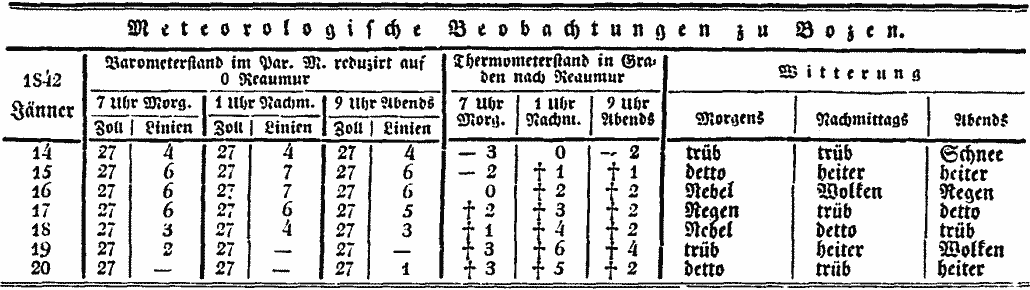
#> input picture OCR/segmentation_for_OCR/01-21-1842.png, 1030 x 290 px, given in place of datafield_5.png, which was not available; the run also reads 1 picture not shown here
$ python data_field_segmentation_BZ.py
#> lines starting #> are read from the running program, lines starting #| are printed output that depends on the picture; after the words box and inside, x2 and y2 are one past the last pixel; in counts of white or black regions, pixels touching at a corner belong together; pictures that were not available may be replaced by others from this repository, and a replacement may not be noted
#!/usr/bin/env python
# coding: utf-8

# # Data Field Segmentation for Optical Character Recognition (OCR)

# **Python** version: 3.7.7
# **OpenCV** version: 4.3.0.36
# **numpy** version: 1.19.2
# **matplotlib** version: 3.2.2

# This Python Jupyter notebook presents some basic image processing techniques useful for the segmentation of data fields into images representing individual characters (e.g. digits).
# It uses example data fields extracted from a weather table from the [Bozner Zeitung]( https://digital.tessmann.it/tessmannDigital/Zeitungsarchiv/Monatsuebersicht/Zeitung/2/1842;jsessionid=6134EF3892401068CFB26FE42CBC1E64) and illustrates the deterministic steps required for data field segmentation.

# The required libraries are imported:

# In[1]:


import cv2
import numpy as np
import matplotlib.pyplot as plt


# Some example datafields are loaded and plotted:

# In[2]:


img_rgb_2_0 = cv2.imread("segmentation_data_fields/2_character_number/datafield_5.png")
#> img_rgb_2_0 is the input picture: shape (290, 1030, 3); min 8, max 254, mean 209
img_rgb_2_1 = cv2.imread("segmentation_data_fields/2_character_number/datafield_9.png")
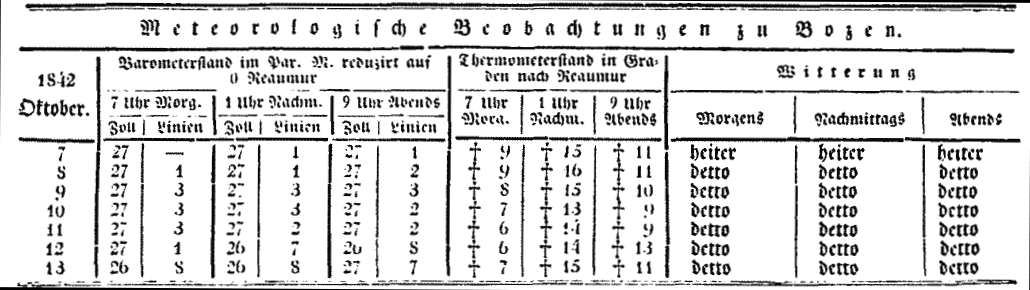
#> input picture OCR/segmentation_for_OCR/weather_table.png, 1030 x 290 px, given in place of datafield_9.png, which was not available
#> img_rgb_2_1 is the input picture: shape (290, 1030, 3); min 0, max 255, mean 219.7
img_rgb_3_0 = cv2.imread("segmentation_data_fields/3_character_number/datafield_3.png")
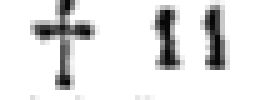
#> input picture OCR/segmentation_for_OCR/segmentation_data_fields/3_character_number/datafield_3.png, 51 x 20 px (shown 5 times larger)
#> img_rgb_3_0 is the input picture: shape (20, 51, 3); min 8, max 255, mean 225.9
img_rgb_3_1 = cv2.imread("segmentation_data_fields/3_character_number/datafield_56.png")

plt.figure(figsize=(10,3))
plt.subplot(3,2,1)
plt.imshow(img_rgb_2_0, cmap="gray")
plt.title("2 characters")
plt.subplot(3,2,2)
plt.imshow(img_rgb_2_1, cmap="gray")
plt.title("2 characters")
plt.subplot(3,2,5)
plt.imshow(img_rgb_3_0, cmap="gray")
plt.title("3 characters")
plt.subplot(3,2,6)
plt.imshow(img_rgb_3_1, cmap="gray")
plt.title("3 characters")
plt.show()


# ## Segmentation of a data field containing 2 characters

# The data field to be segmented has to be preprocessed. We need to subject it to thresholding and binarization, in order to extract the relevant contours.

# In[3]:


img_rgb = img_rgb_2_1

gray_img = cv2.cvtColor(img_rgb, cv2.COLOR_BGR2GRAY)
ret, thr = cv2.threshold(gray_img, 105, 255, cv2.THRESH_BINARY)
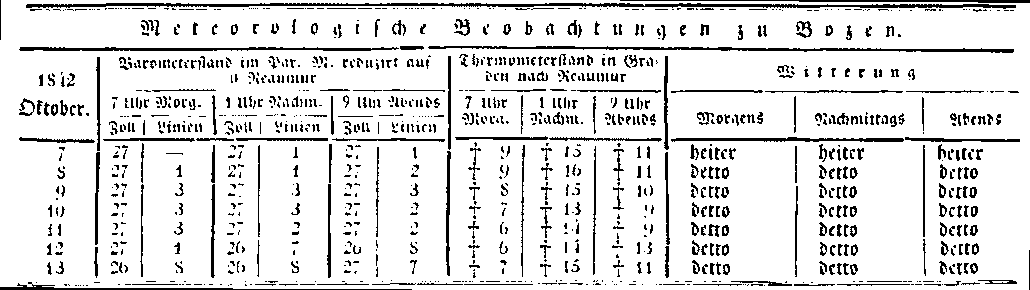
#> thr: shape (290, 1030); 88.1% white; black in thin lines or dots
thr_inv= cv2.bitwise_not(thr)
#> thr_inv: shape (290, 1030); 11.9% white in thin lines or dots

plt.figure(figsize=(5,5))
plt.imshow(thr_inv, cmap="gray")
plt.show()


# We extract the x- and y-coordinates of the points that constitute the contours of each structure.

# In[4]:


contours, hierarchy = cv2.findContours(thr_inv, cv2.RETR_EXTERNAL, cv2.CHAIN_APPROX_SIMPLE)
#> contours = 1127 contours, 919 with area under 20; largest, box (x1, y1, x2, y2) and area: (26, 3, 1016, 9) 1904, (428, 46, 1014, 53) 963, (19, 47, 399, 51) 686, (671, 137, 904, 142) 498, (0, 282, 412, 290) 318


# The variable **contours** contains a list of the coordinates of all contours. We filter this list and obtain the for us relevant x-coordinates of each individual contour, which we save in **list_x_all_cont**. **list_x_all_cont_merged** is a merged version of this list, which we need for the calculation of the center of all contours.

# In[5]:


list_x_all_cont = []
for cont in contours:
    list_x_cont = []
    for n in range(0, len(cont)):
        a = 2*n
        x = np.take(cont, a)
        list_x_cont.append(x)
    list_x_all_cont.append(list_x_cont)
#> this loop made 1127 passes
#> cont on passes 1 to 3: [[764, 285]], [[228, 285]], [[86, 285], [87, 285]]
#> after the loop, list_x_all_cont = 1127 items, first 6: [764], [228], [86, 87], [83], [80], [78]
list_x_all_cont_merged = [item for items in list_x_all_cont for item in items]
#> list_x_all_cont_merged = 11672 values, max 1029 at index 1096, min 0 at index 246, mean 514.5


# We determine the minimal and maximal values in **list_x_all_cont_merged** and calculate the center of all contours (**reference_point**).

# In[6]:


minimum_x = np.amin(list_x_all_cont_merged)
#> minimum_x = 0
maximum_x = np.amax(list_x_all_cont_merged)
#> maximum_x = 1029
reference_point = 1/2 * (maximum_x - minimum_x) + minimum_x
#> reference_point = 514.5


# In[7]:


reference_point


# For each individual contour we now determine the contour point closest to the center of all contours and save it the list **nearest_list**. For reasons of calculation efficiency we then convert this list into an array (**nearest_array**).

# In[8]:


nearest_list = []
for item in list_x_all_cont:
    nearest = item[np.abs(item - reference_point).argmin()] + 1
    nearest_list.append(nearest)
#> this loop made 1127 passes
#> (item, nearest) on passes 1 to 3: ([764], 765), ([228], 229), ([86, 87], 88)
#> after the loop, nearest_list = 1127 values, max 1030 at index 180, min 1 at index 1126, mean 475.6

nearest_array = np.asarray(nearest_list)
#> nearest_array has the same summary as nearest_list


# We then determine the two contour points closest to the center of all contours, one having a value larger and one having a value lower than the center.

# In[9]:


try:
    if reference_point > nearest_array.max():
        nearest_bigger = nearest_array.max()
    elif reference_point < nearest_array.min():
        nearest_bigger = nearest_array.min()
    else:
        nearest_bigger = nearest_array[nearest_array >= reference_point].min()
#> nearest_bigger = 515
except:
    pass

try:
    if reference_point < nearest_array.min():
        nearest_smaller = nearest_array.min()
    elif reference_point > nearest_array.max():
        nearest_smaller = nearest_array.max()
    else:
        nearest_smaller = nearest_array[nearest_array <= reference_point].max()
#> nearest_smaller = 511
except:
    pass


# The center of these two points (**cutting_x**) is the location that we use for image segmentation.

# In[10]:


cutting_x = np.mean([nearest_bigger, nearest_smaller])
#> cutting_x = 513


# We finally perform the image segmentation.

# In[11]:


y = 0
x = 0
h = len(img_rgb)
#> h = 290
w = int(cutting_x)
#> w = 513
left_character = img_rgb[y:y+h, x:x+w]

y = 0
x = int(cutting_x)
#> x = 513
h = len(img_rgb)
w = img_rgb.shape[1] - x
#> w = 517
right_character = img_rgb[y:y+h, x:x+w]

plt.figure(figsize=(8,1))
plt.subplot(1,4,1)
plt.imshow(img_rgb, cmap="gray")
plt.title("initial data field")
plt.subplot(1,4,3)
plt.imshow(left_character, cmap="gray")
plt.title("left character")
plt.subplot(1,4,4)
plt.imshow(right_character, cmap="gray")
plt.title("right character")
plt.show()


# ## Refactoring the code

# In order to be able to efficiently use the segmentation algorithm we just developped, we bring it together in a function:

# In[12]:


def two_character_segmentation_symmetric (img_rgb):

    gray_img = cv2.cvtColor(img_rgb, cv2.COLOR_BGR2GRAY)
    ret, thr = cv2.threshold(gray_img, 105, 255, cv2.THRESH_BINARY)
#> thr: shape (290, 1030); 82.1% white; 614 black regions (92 under 20 px), largest, box (x1, y1, x2, y2) and area: (9, 2, 1029, 12) 5865, (6, 46, 1026, 54) 3934, (667, 137, 1026, 144) 1411
    thr_inv= cv2.bitwise_not(thr)
#> thr_inv: shape (290, 1030); 17.9% white; 614 white regions (92 under 20 px)

    contours, hierarchy = cv2.findContours(thr_inv, cv2.RETR_EXTERNAL, cv2.CHAIN_APPROX_SIMPLE)
#> contours = 614 contours, 172 with area under 20; largest, box (x1, y1, x2, y2) and area: (9, 2, 1029, 12) 5184, (6, 46, 1026, 54) 2912, (667, 137, 1026, 144) 1050, (89, 138, 439, 143) 768, (658, 55, 668, 279) 731

    list_x_all_cont = []
    for cont in contours:
        list_x_cont = []
        for n in range(0, len(cont)):
            a = 2*n
            x = np.take(cont, a)
            list_x_cont.append(x)
        list_x_all_cont.append(list_x_cont)
#> this loop made 614 passes
#> cont on passes 1, 2, 47: [[1010, 286], [1013, 286]], [[999, 286], [1008, 286]], [[393, 251], [394, 252], [409, 252], [410, 251]]
#> after the loop, list_x_all_cont = 614 items
    list_x_all_cont_merged = [item for items in list_x_all_cont for item in items]
#> list_x_all_cont_merged = 14776 values, max 1029 at index 323, min 0 at index 115, mean 499.1

    minimum_x = np.amin(list_x_all_cont_merged)
#> minimum_x = 0
    maximum_x = np.amax(list_x_all_cont_merged)
#> maximum_x = 1029
    reference_point = 1/2 * (maximum_x - minimum_x) + minimum_x
#> reference_point = 514.5

    nearest_list = []
    for item in list_x_all_cont:
        nearest = item[np.abs(item - reference_point).argmin()] + 1
        nearest_list.append(nearest)
#> this loop made 614 passes
#> nearest on passes 3 to 5: 789, 688, 512
#> after the loop, nearest_list = 614 values, max 1019 at index 8, min 24 at index 409, mean 492.8

    nearest_array = np.asarray(nearest_list)
#> nearest_array has the same summary as nearest_list

    try:
        if reference_point > nearest_array.max():
            nearest_bigger = nearest_array.max()
        elif reference_point < nearest_array.min():
            nearest_bigger = nearest_array.min()
        else:
            nearest_bigger = nearest_array[nearest_array >= reference_point].min()
#> nearest_bigger = 515
    except:
        pass

    try:
        if reference_point < nearest_array.min():
            nearest_smaller = nearest_array.min()
        elif reference_point > nearest_array.max():
            nearest_smaller = nearest_array.max()
        else:
            nearest_smaller = nearest_array[nearest_array <= reference_point].max()
#> nearest_smaller = 512
    except:
        pass

    cutting_x = np.mean([nearest_bigger, nearest_smaller])
#> cutting_x = 513.5

    y = 0
    x = 0
    h = len(img_rgb)
#> h = 290
    w = int(cutting_x)
#> w = 513
    left_character = img_rgb[y:y+h, x:x+w]
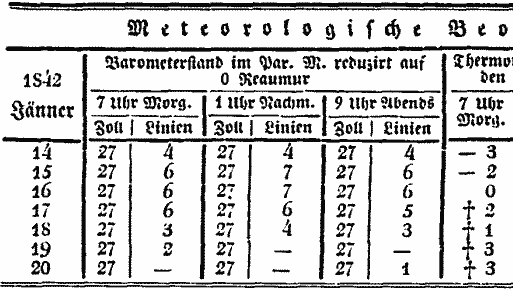
#> left_character: shape (290, 513, 3); min 8, max 254, mean 208.8

    y = 0
    x = int(cutting_x)
#> x = 513
    h = len(img_rgb)
    w = img_rgb.shape[1] - x
#> w = 517
    right_character = img_rgb[y:y+h, x:x+w]
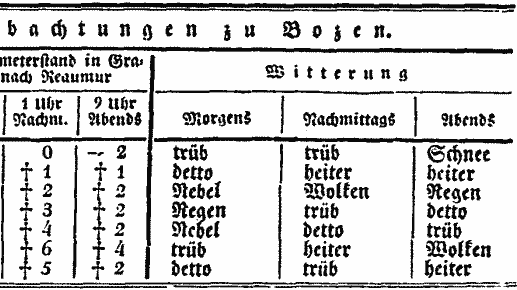
#> right_character: shape (290, 517, 3); min 8, max 254, mean 209.1

    return left_character, right_character


# We check, whether the refactoring worked correctly:

# In[13]:


segmented_symmetric = two_character_segmentation_symmetric(img_rgb_2_0)

plt.figure(figsize=(8,1))
plt.subplot(1,4,1)
plt.imshow(img_rgb_2_0, cmap="gray")
plt.title("initial data field")
plt.subplot(1,4,3)
plt.imshow(segmented_symmetric[0], cmap="gray")
plt.title("left character")
plt.subplot(1,4,4)
plt.imshow(segmented_symmetric[1], cmap="gray")
plt.title("right character")
plt.show()


# In[14]:


segmented_symmetric = two_character_segmentation_symmetric(img_rgb_2_1)
#> in two_character_segmentation_symmetric (call 2), `contours, hierarchy = cv2.findContours(thr_inv, cv2.RETR_EXTERNAL, cv2..`: contours = 1127 contours, 919 with area under 20; largest, box (x1, y1, x2, y2) and area: (26, 3, 1016, 9) 1904, (428, 46, 1014, 53) 963, (19, 47, 399, 51) 686, (671, 137, 904, 142) 498, (0, 282, 412, 290) 318
#> the loop in two_character_segmentation_symmetric (call 2), `for cont in contours:` made 1127 passes
#> the loop in two_character_segmentation_symmetric (call 2), `for item in list_x_all_cont:` made 1127 passes

plt.figure(figsize=(8,1))
plt.subplot(1,4,1)
plt.imshow(img_rgb_2_1, cmap="gray")
plt.title("initial data field")
plt.subplot(1,4,3)
plt.imshow(segmented_symmetric[0], cmap="gray")
plt.title("left character")
plt.subplot(1,4,4)
plt.imshow(segmented_symmetric[1], cmap="gray")
plt.title("right character")
plt.show()


# As we can see, the code we refactored works nicely.

# ## Segmentation of a data field containing 3 characters

# In order to segment a data field containing 3 characters, we use the approach we just developped in a repetitive way. First, we segment the data field into 2 new data fields, one containing 1 character, the other containing 2 characters. After that we segment the data field containing 2 characters again, just the way we did it above.

# The code for the segmentation of a 3 character data field into a data field containing 1 character and a data field containing 2 characters is nearly the same as above, with only one different codeline:
# instead of
# **reference_point = 1/2 * (maximum_x - minimum_x) + minimum_x**
# we use
# **reference_point = 1/3 * (maximum_x - minimum_x) + minimum_x**.
#
# We call this modified algorithm **two_character_segmentation_asymmetric**.

# In[15]:


def two_character_segmentation_asymmetric (img_rgb):

    gray_img = cv2.cvtColor(img_rgb, cv2.COLOR_BGR2GRAY)
    ret, thr = cv2.threshold(gray_img, 105, 255, cv2.THRESH_BINARY)
    thr_inv= cv2.bitwise_not(thr)

    contours, hierarchy = cv2.findContours(thr_inv, cv2.RETR_EXTERNAL, cv2.CHAIN_APPROX_SIMPLE)
#> contours = 6 contours, 5 with area under 20; largest, box (x1, y1, x2, y2) and area: (7, 6, 18, 19) 22

    list_x_all_cont = []
    for cont in contours:
        list_x_cont = []
        for n in range(0, len(cont)):
            a = 2*n
            x = np.take(cont, a)
            list_x_cont.append(x)
        list_x_all_cont.append(list_x_cont)
#> this loop made 6 passes
#> cont on passes 1, 5, 6: [[38, 12], [38, 13], [40, 13], [39, 12]], [[42, 2], [42, 3], [45, 3], [45, 2]], [[12, 1], [12, 4], [13, 3], [13, 1]]
#> after the loop, list_x_all_cont = [[38, 38, 40, 39], [41, 41, 42, 44, 44, 42, 44, 45, 45, 44, 42], [7, 7, 11, 12, 12, 11, 11, 12, 11, 11, 12, 13, 12, 12, 14, 15, 17, 17, 14, 13, 11, 10, 9], [33, 33, 32, 32, 33, 32, 32, 33, 33, 34, 34], [42, 42, 45, 45], [12, 12, 13, 13]]
    list_x_all_cont_merged = [item for items in list_x_all_cont for item in items]
#> list_x_all_cont_merged = 57 values, max 45 at index 11, min 7 at index 15, mean 26.11

    minimum_x = np.amin(list_x_all_cont_merged)
#> minimum_x = 7
    maximum_x = np.amax(list_x_all_cont_merged)
#> maximum_x = 45
    reference_point = 1/3 * (maximum_x - minimum_x) + minimum_x
#> reference_point = 19.67

    nearest_list = []
    for item in list_x_all_cont:
        nearest = item[np.abs(item - reference_point).argmin()] + 1
        nearest_list.append(nearest)
#> this loop made 6 passes
#> (item, nearest) on passes 1, 2, 4, 5, 6: ([38, 38, 40, 39], 39), ([41, 41, 42, 44, 44, 42, 44, 45, 45, 44, 42], 42), ([33, 33, 32, 32, 33, 32, 32, 33, 33, 34, 34], 33), ([42, 42, 45, 45], 43), ([12, 12, 13, 13], 14)
#> nearest on pass 3: 18
#> after the loop, nearest_list = [39, 42, 18, 33, 43, 14]

    nearest_array = np.asarray(nearest_list)
#> nearest_array = [39, 42, 18, 33, 43, 14]

    try:
        if reference_point > nearest_array.max():
            nearest_bigger = nearest_array.max()
        elif reference_point < nearest_array.min():
            nearest_bigger = nearest_array.min()
        else:
            nearest_bigger = nearest_array[nearest_array >= reference_point].min()
#> nearest_bigger = 33
    except:
        pass

    try:
        if reference_point < nearest_array.min():
            nearest_smaller = nearest_array.min()
        elif reference_point > nearest_array.max():
            nearest_smaller = nearest_array.max()
        else:
            nearest_smaller = nearest_array[nearest_array <= reference_point].max()
#> nearest_smaller = 18
    except:
        pass

    cutting_x = np.mean([nearest_bigger, nearest_smaller])
#> cutting_x = 25.5

    y = 0
    x = 0
    h = len(img_rgb)
#> h = 19
    w = int(cutting_x)
#> w = 25
    left_character = img_rgb[y:y+h, x:x+w]

    y = 0
    x = int(cutting_x)
#> x = 25
    h = len(img_rgb)
    w = img_rgb.shape[1] - x
#> w = 26
    right_character = img_rgb[y:y+h, x:x+w]

    return left_character, right_character


# Now we can perform the asymmetric segmentation, which is the first step for the segmentation of a 3 character data field.

# In[16]:


segmented_asymmetric = two_character_segmentation_asymmetric(img_rgb_3_1)

plt.figure(figsize=(8,1))
plt.subplot(1,4,1)
plt.imshow(img_rgb_3_1, cmap="gray")
plt.title("initial data field")
plt.subplot(1,4,3)
plt.imshow(segmented_asymmetric[0], cmap="gray")
plt.title("left character")
plt.subplot(1,4,4)
plt.imshow(segmented_asymmetric[1], cmap="gray")
plt.title("right field")
plt.show()


# Using the **two_character_segmentation_symmetric** - function we segment the right field and obtain the individual characters:

# In[17]:


segmented_symmetric_rf = two_character_segmentation_symmetric(segmented_asymmetric[1])
#> in two_character_segmentation_symmetric (call 3), `contours, hierarchy = cv2.findContours(thr_inv, cv2.RETR_EXTERNAL, cv2..`: contours = 4 contours, all with area under 20
plt.figure(figsize=(8,1))
plt.subplot(1,4,1)
plt.imshow(segmented_asymmetric[1], cmap="gray")
plt.title("right field")
plt.subplot(1,4,3)
plt.imshow(segmented_symmetric_rf[0], cmap="gray")
plt.title("left character")
plt.subplot(1,4,4)
plt.imshow(segmented_symmetric_rf[1], cmap="gray")
plt.title("right character")
plt.show()


# And here the result of the 2 segmentation steps put together:

# In[18]:


left_character = two_character_segmentation_asymmetric(img_rgb_3_1)[0]
#> the loop in two_character_segmentation_asymmetric (call 2), `for cont in contours:` made 6 passes
#> the loop in two_character_segmentation_asymmetric (call 2), `for item in list_x_all_cont:` made 6 passes
right_field = two_character_segmentation_asymmetric(img_rgb_3_1)[1]

middle_character = two_character_segmentation_symmetric(right_field)[0]
right_character = two_character_segmentation_symmetric(right_field)[1]

plt.figure(figsize=(12,1))
plt.subplot(1,5,1)
plt.imshow(img_rgb_3_1, cmap="gray")
plt.title("initial datafield")
plt.subplot(1,5,3)
plt.imshow(left_character, cmap="gray")
plt.title("left character")
plt.subplot(1,5,4)
plt.imshow(middle_character, cmap="gray")
plt.title("middle character")
plt.subplot(1,5,5)
plt.imshow(right_character, cmap="gray")
plt.title("right character")
plt.show()


# ## Size normalization of character images from segmented data fields

# Machine-learning based optical character recognition requires standardized image formats. We can standardize the size of the character images we obtained from the data field segmentation by cropping the images around their contours and placing these cropped images in the center of new blank images of a defined format.

# In order to do so, we first need to perform the image preprocessing steps described above and to extract the contours:

# In[19]:


img_rgb = right_character

gray_img = cv2.cvtColor(img_rgb, cv2.COLOR_BGR2GRAY)
# please be aware that the thresholding parameter (220) is different from the one used above
ret, thr = cv2.threshold(gray_img, 220, 255, cv2.THRESH_BINARY)
thr_inv= cv2.bitwise_not(thr)

plt.figure(figsize=(5,5))
plt.imshow(thr_inv, cmap="gray")
plt.show()
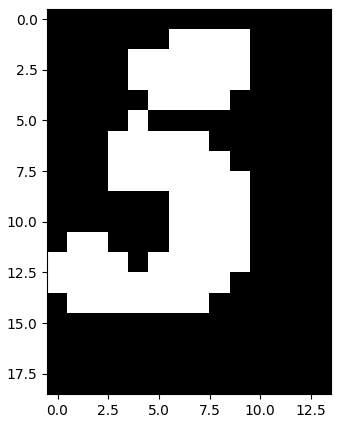
#> figure drawn by matplotlib, 1 panel


# We extract the left and right margins of the contours (**min_largest_cont_x** and **max_largest_cont_x**):

# In[20]:


contours, hierarchy = cv2.findContours(thr_inv, cv2.RETR_EXTERNAL, cv2.CHAIN_APPROX_SIMPLE)
#> contours = 1 contour; box (x1, y1, x2, y2) and area: (0, 1, 10, 15) 53

largest_cont = max(contours, key=len)
#> largest_cont = contour of 26 points, box (x1, y1, x2, y2) (0, 1, 10, 15), area 53

largest_cont_x = [i[0][0] for i in largest_cont]
#> largest_cont_x = 26 values, max 9 at index 17, min 0 at index 13, mean 4.88
median_largest_cont_x = np.median(largest_cont_x)
#> median_largest_cont_x = 5
min_largest_cont_x = np.amin(largest_cont_x)
#> min_largest_cont_x = 0
max_largest_cont_x = np.amax(largest_cont_x)
#> max_largest_cont_x = 9


# In[21]:


min_largest_cont_x


# In[22]:


max_largest_cont_x


# With these margins we can crop the image:

# In[23]:


y = 0
x = int(min_largest_cont_x)
#> x = 0
h = int(img_rgb.shape[0])
#> h = 19
w = int(max_largest_cont_x - min_largest_cont_x) + 1
#> w = 10
cropped = img_rgb[y:y+h, x:x+w]

plt.figure(figsize=(5,5))
plt.imshow(cropped, cmap="gray")
plt.show()


# We finally generate a blank image of 25x25 pixels and place the cropped image in its center:

# In[24]:


# Code reference:
# https://stackoverflow.com/questions/14063070/overlay-a-smaller-image-on-a-larger-image-python-opencv

height, width = (25, 25)
blank_image = np.full((height, width, 3), 255, dtype=int)

x_offset = int((width  - cropped.shape[1])/2)
#> x_offset = 7
y_offset = int((height - cropped.shape[0])/2)
#> y_offset = 3

blank_image[y_offset:y_offset + cropped.shape[0], x_offset:x_offset + cropped.shape[1]] = cropped
#> blank_image: shape (25, 25, 3) int64; 65 distinct labels, from 8 to 255

plt.figure(figsize=(12,1))
plt.subplot(1,3,1)
plt.imshow(img_rgb, cmap="gray")
plt.title("initial segmented character")
plt.subplot(1,3,3)
plt.imshow(blank_image, cmap="gray")
plt.title("normalized segmented character with size = " + str(height) + "x" + str(width) + " pixels")
plt.show()
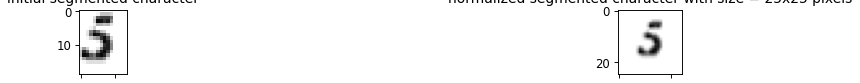
#> figure drawn by matplotlib, 2 panels


# In[ ]:
